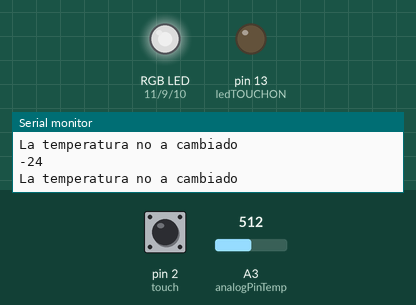
Bench run of a sketch on a simulated Arduino Uno, built with avr-gcc and run on an emulated ATmega328P. Parts: an RGB LED mixed from three pins (HIGH = lit), output pins drawn as LEDs (lit = HIGH), the last lines printed to the serial monitor. The test bench sets the inputs (shaded band); at power-on: A3 (analogPinTemp) = 512, pin 2 (touch) LOW. Dim RGB values are drawn brighter than linear.

Above: at 3.0 s.
3.1 s: A3 (analogPinTemp) set to 825
6.1 s: A3 (analogPinTemp) set to 837
At 8.2 s:
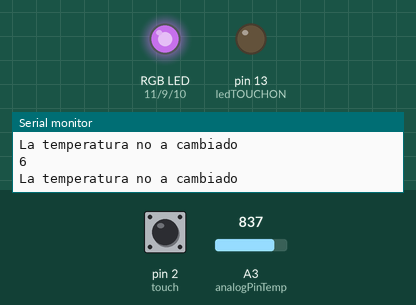
8.5 s: A3 (analogPinTemp) set to 1023
At 11.4 s:
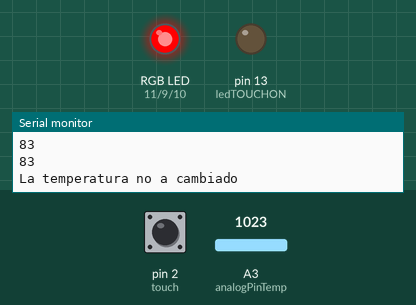
11.5 s: A3 (analogPinTemp) set to 1002
14.5 s: A3 (analogPinTemp) set to 985
At 15.0 s:
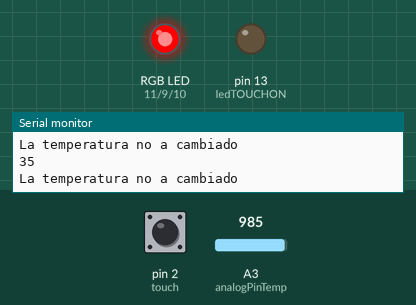
16.0 s: A3 (analogPinTemp) set to 900
At 16.76 s:
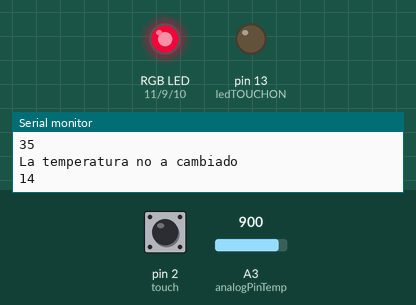
Timing chart, 0 to 20.0 s (numbered marks = the images above; inputs shaded):
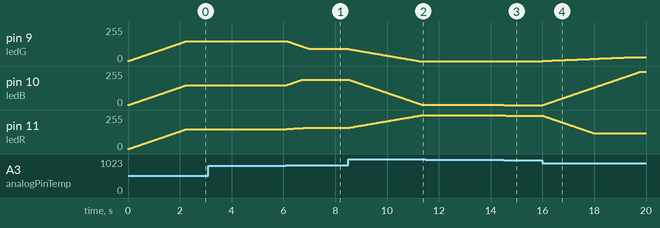

Measured:
- the behaviour switches between 836 and 837 on A3 (analogPinTemp) (found by bisection; images 0 and 1)
- after the input at 6.1 s, pin 10 (ledB): moves from 149/255 to 190/255 over 0.60 s, starting at once; pin 11 (ledR): moves from 149/255 to 160/255 over 0.83 s, starting at once
- after the input at 8.5 s, pin 9 (ledG): moves from 91/255 to 0/255 over 2.7 s, starting at once; pin 10 (ledB): moves from 190/255 to 1/255 over 2.8 s, starting at once; pin 11 (ledR): moves from 160/255 to 255/255 over 2.8 s, starting at once
- after the input at 14.5 s, pin 10 (ledB): 1/255 → 0/255 at once; pin 11 (ledR): 255/255 → 251/255 at once
- after the input at 16.0 s, pin 9 (ledG): moves from 0/255 to 30/255 over 3.5 s, starting at once; pin 10 (ledB): moves from 0/255 to 249/255 over 3.7 s, starting at once; pin 11 (ledR): moves from 251/255 to 120/255 over 2.0 s, starting at once

The sketch:

sketch_oct18c_2.ino
```cpp
#include <math.h>

const int analogPinR = A0;    //Declaramos los pines analógicos.
const int analogPinG = A1;
const int analogPinB = A2;
const int analogPinTemp = A3;

const int ledR = 11;    //Declaramos los pines dígitales.
const int ledG = 9;
const int ledB = 10;
const int touch = 2;
const int ledTOUCHON = 13;

int touchFlag = 0;
int varTouchFlag = 0;

int R;      //variable que almacena la lectura analógica raw
int G;
int B;

int r = 0;
int v = 0;
int a = 0;

int t; //Variable que recoge la temperatura en int.
double temp; //Variable que recoge la temperatura en double.

int positionR;   //posicion del potenciometro en tanto por ciento
int positionG;
int positionB;


void setup() {
  Serial.begin(9600);

  pinMode(analogPinR, INPUT);
  pinMode(analogPinG, INPUT);
  pinMode(analogPinB, INPUT);
  pinMode(analogPinTemp, INPUT);
  pinMode(touch, INPUT);

  pinMode(ledTOUCHON, OUTPUT);
  pinMode(ledR, OUTPUT);
  pinMode(ledG, OUTPUT);
  pinMode(ledB, OUTPUT);
}

void loop() {

  touchFlag = digitalRead(touch);
  int readVal = analogRead(analogPinTemp);
  temp =  Thermistor(readVal);
  temp = temp * (-1);
  t = (int)temp;
  Serial.print(t);
  Serial.print("\n");
  control(t);

  //Serial.println(temp);  // display tempature
  //Serial.println(readVal);  // display tempature
  /**
    if (touchFlag == HIGH) {
      varTouchFlag = !varTouchFlag;
      delay(500);

      if (varTouchFlag == HIGH) {

        digitalWrite(ledTOUCHON, HIGH);
        control(t);
        delay(10);

      } else {
        digitalWrite(ledTOUCHON, LOW);
        digitalWrite(ledR, LOW);
        digitalWrite(ledB, LOW);
      }
    }*/

  delay(1);
}


void control(int temp)
{
  int r2, v2, a2;
  if (t <= 5)
  {
    r2 = 150;
    v2 = 150;
    a2 = 150;
  }
  else if (t > 35)
  {
    r2 = 255;
    v2 = 0;
    a2 = 0;
  }
  else if (t > 5 && t <= 10)
  {
    r2 = t * 10 + 100;
    v2 = t * 15;
    a2 = t * 15 + 100;
  }
  else if (t > 30 && t <= 35)
  {
    r2 = (t - 30) * 10 + 200;
    v2 = 50 - (t - 30) * 10;
    a2 = 0;
  }
  else if (t > 25 && t <= 30)
  {
    r2 = 250 - 10 * (t - 25);
    v2 = 150 - 20 * (t - 25);
    a2 = 0;
  }
  else if (t > 20 && t <= 25)
  {
    r2 = 50 * (t - 20);
    v2 = 250 - 20 * (t - 20);
    a2 = 0;
  }
  else if (t > 15 && t <= 20)
  {
    if (t == 16)
    {
      r2 = 150;
      v2 = 0;
      a2 = 200;
    }
    else if (t == 17)
    {
      r2 = 250;
      v2 = 0;
      a2 = 200;
    }
    else if (t == 18)
    {
      r2 = 0;
      v2 = 0;
      a2 = 250;
    }
    else if (t == 19)
    {
      r2 = 50;
      v2 = 250;
      a2 = 50;
    }
    else
    {
      r2 = 0;
      v2 = 250;
      a2 = 0;
    }
  }
  else if (t > 10 && t <= 15)
  {
    r2 = 200 - 20 * (t - 10);
    v2 = 150 - 30 * (t - 10);
    a2 = 250;
  }
  else
  {
    r2 = 0;
    v2 = 0;
    a2 = 0;
  }

  if (r == r2 && v == v2 && a == a2)
    Serial.println("La temperatura no a cambiado");
  else
    color(r2, v2, a2);
}

void color(int r2, int v2, int a2)
{
  int i;
  int nega[3];
  int mayor = 0;
  int temp[3];
  int men1;
  int men2;


  temp[0] = r2 - r;
  temp[1] = v2 - v;
  temp[2] = a2 - a;

  for (i = 0; i < 3; i++)
  {
    if (temp[i] < 0)
    {
      temp[i] = -1 * temp[i];
      nega[i] = 1;
    }
    else
      nega[i] = 0;
  }

  for (i = 0; i < 3; i++)
    if (mayor < temp[i])
      mayor = temp[i];

  for (i = 0; i < mayor; i++)
  {
    analogWrite(ledR, r);
    analogWrite(ledG, v);
    analogWrite(ledB, a);

    if (mayor == temp[0])
    {
      men1 = mayor / temp[1];
      men2 = mayor / temp[2];
      if (i % men1 == 0 && v != v2)
        if (nega[1] == 0)
          v++;
        else
          v--;

      if (i % men2 == 0 && a != a2)
        if (nega[2] == 0)
          a++;
        else
          a--;

      if (nega[0] == 0)
        r++;
      else
        r--;
    }

    else if (mayor == temp[1])
    {
      men1 = mayor / temp[0];
      men2 = mayor / temp[2];
      if (i % men1 == 0 && r != r2)
        if (nega[0] == 0)
          r++;
        else
          r--;

      if (i % men2 == 0 && a != a2)
        if (nega[2] == 0)
          a++;
        else
          a--;

      if (nega[1] == 0)
        v++;
      else
        v--;
    }

    else
    {
      men1 = mayor / temp[0];
      men2 = mayor / temp[1];
      if (i % men1 == 0 && r != r2)
        if (nega[0] == 0)
          r++;
        else
          r--;

      if (i % men2 == 0 && v != v2)
        if (nega[1] == 0)
          v++;
        else
          v--;

      if (nega[2] == 0)
        a++;
      else
        a--;
    }

    delay(15);
  }
}


double Thermistor(int RawADC) {

  double Temp;
  Temp = log(10000.0 / (1024.0 / RawADC - 1));
  Temp = 1 / (0.001129148 + (0.000234125 + (0.0000000876741 * Temp * Temp )) * Temp );
  Temp = Temp - 273.15;            // Convert Kelvin to Celcius
  //Temp = (Temp * 9.0)/ 5.0 + 32.0; // Convert Celcius to Fahrenheit
  return Temp;
}
```
